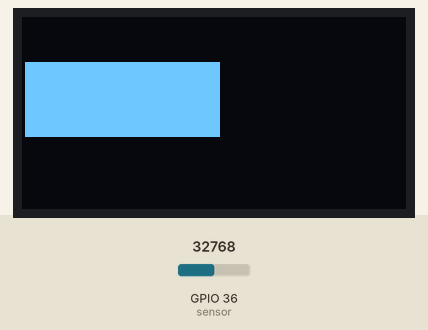
Bench run of a program on a simulated ESP32 board running MicroPython. Parts: 128×64 one-colour display. The inputs (shaded band) are chosen by the test bench; at power-on: GPIO 36 (sensor) = 32768 (analog values on the 0–65535 scale). Library files of the repository ran but are not shown: ssd1306.py; what the program prints to the serial console is not drawn.

Above: at 7.3 s.
7.4 s: GPIO 36 (sensor) set to 45874
At 8.3 s:
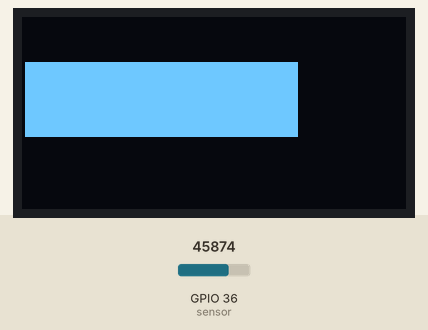
8.9 s: GPIO 36 (sensor) set to 57670
At 9.9 s:
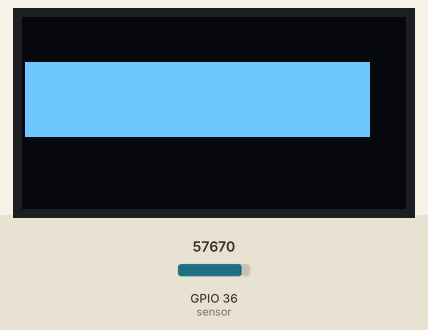
10.6 s: GPIO 36 (sensor) set to 65535
At 11.6 s:
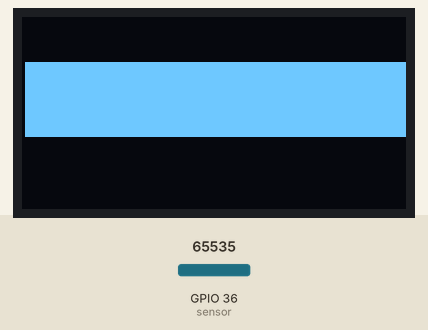
Timing chart, 0 to 13.6 s (numbered marks = the images above; inputs shaded):
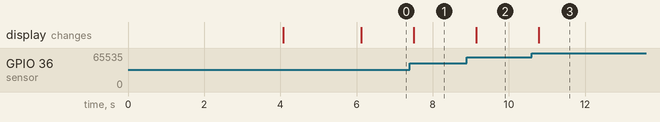

Measured:
- after the input at 7.4 s, the display: changes after 0.10 s (image 1)
- after the input at 8.9 s, the display: changes after 0.24 s (image 2)
- after the input at 10.6 s, the display: changes after 0.19 s (image 3)

The program:

oled_y_adc.py
```python
from machine import Pin, I2C, ADC
from ssd1306 import SSD1306_I2C
import time

sensor = ADC(Pin(36))
ancho = 128
alto = 64

i2c = I2C(0, scl=Pin(22), sda=Pin(21))
oled = SSD1306_I2C(ancho, alto, i2c)

print(i2c.scan())

oled.text('Welcome to the', 0, 0)
oled.text('Areandina', 0, 10)
oled.text('Display Demo', 0, 20)
oled.show()
time.sleep(4)

oled.fill(1)
oled.show()
time.sleep(2)
oled.fill(0)
oled.show()

while True:


    val = int((sensor.read_u16())/500)
    oled.fill_rect(1,15,val,25,1)
    oled.show()
    oled.fill_rect(1,15,val,25,0)
    time.sleep(0.25) 
```
